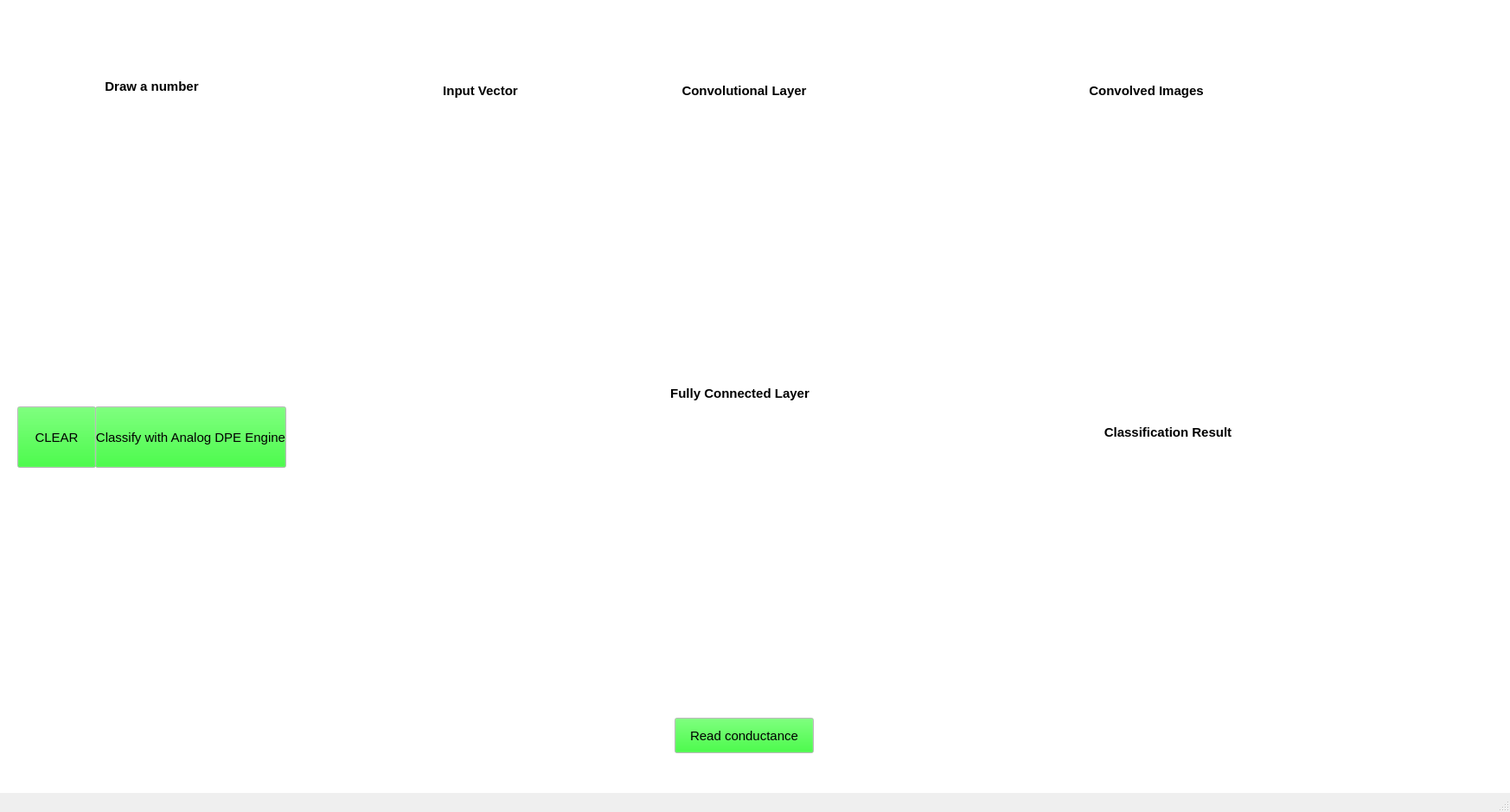
<?xml version="1.0" encoding="UTF-8"?>
<ui version="4.0">
 <class>MainWindow</class>
 <widget class="QMainWindow" name="MainWindow">
  <property name="geometry">
   <rect>
    <x>0</x>
    <y>0</y>
    <width>1746</width>
    <height>939</height>
   </rect>
  </property>
  <property name="windowTitle">
   <string>DPE Demo for Handwritting Digits Recognition</string>
  </property>
  <property name="documentMode">
   <bool>false</bool>
  </property>
  <widget class="QWidget" name="centralwidget">
   <property name="palette">
    <palette>
     <active>
      <colorrole role="Button">
       <brush brushstyle="SolidPattern">
        <color alpha="255">
         <red>0</red>
         <green>255</green>
         <blue>0</blue>
        </color>
       </brush>
      </colorrole>
      <colorrole role="Base">
       <brush brushstyle="SolidPattern">
        <color alpha="255">
         <red>255</red>
         <green>255</green>
         <blue>255</blue>
        </color>
       </brush>
      </colorrole>
      <colorrole role="Window">
       <brush brushstyle="SolidPattern">
        <color alpha="255">
         <red>255</red>
         <green>255</green>
         <blue>255</blue>
        </color>
       </brush>
      </colorrole>
     </active>
     <inactive>
      <colorrole role="Button">
       <brush brushstyle="SolidPattern">
        <color alpha="255">
         <red>0</red>
         <green>255</green>
         <blue>0</blue>
        </color>
       </brush>
      </colorrole>
      <colorrole role="Base">
       <brush brushstyle="SolidPattern">
        <color alpha="255">
         <red>255</red>
         <green>255</green>
         <blue>255</blue>
        </color>
       </brush>
      </colorrole>
      <colorrole role="Window">
       <brush brushstyle="SolidPattern">
        <color alpha="255">
         <red>255</red>
         <green>255</green>
         <blue>255</blue>
        </color>
       </brush>
      </colorrole>
     </inactive>
     <disabled>
      <colorrole role="Button">
       <brush brushstyle="SolidPattern">
        <color alpha="255">
         <red>0</red>
         <green>255</green>
         <blue>0</blue>
        </color>
       </brush>
      </colorrole>
      <colorrole role="Base">
       <brush brushstyle="SolidPattern">
        <color alpha="255">
         <red>255</red>
         <green>255</green>
         <blue>255</blue>
        </color>
       </brush>
      </colorrole>
      <colorrole role="Window">
       <brush brushstyle="SolidPattern">
        <color alpha="255">
         <red>255</red>
         <green>255</green>
         <blue>255</blue>
        </color>
       </brush>
      </colorrole>
     </disabled>
    </palette>
   </property>
   <property name="autoFillBackground">
    <bool>true</bool>
   </property>
   <widget class="QWidget" name="drawing_digit" native="true">
    <property name="geometry">
     <rect>
      <x>30</x>
      <y>130</y>
      <width>291</width>
      <height>291</height>
     </rect>
    </property>
   </widget>
   <widget class="QWidget" name="mpl_fc_in" native="true">
    <property name="geometry">
     <rect>
      <x>400</x>
      <y>530</y>
      <width>91</width>
      <height>271</height>
     </rect>
    </property>
   </widget>
   <widget class="QWidget" name="mpl_conv_in" native="true">
    <property name="geometry">
     <rect>
      <x>410</x>
      <y>120</y>
      <width>271</width>
      <height>361</height>
     </rect>
    </property>
   </widget>
   <widget class="QWidget" name="mpl_conv_weight" native="true">
    <property name="geometry">
     <rect>
      <x>750</x>
      <y>120</y>
      <width>201</width>
      <height>261</height>
     </rect>
    </property>
   </widget>
   <widget class="QWidget" name="mpl_conv_out" native="true">
    <property name="geometry">
     <rect>
      <x>1010</x>
      <y>120</y>
      <width>611</width>
      <height>301</height>
     </rect>
    </property>
   </widget>
   <widget class="QWidget" name="mpl_fc_weight" native="true">
    <property name="geometry">
     <rect>
      <x>760</x>
      <y>470</y>
      <width>191</width>
      <height>341</height>
     </rect>
    </property>
   </widget>
   <widget class="QWidget" name="mpl_fc_out" native="true">
    <property name="geometry">
     <rect>
      <x>1000</x>
      <y>520</y>
      <width>671</width>
      <height>311</height>
     </rect>
    </property>
   </widget>
   <widget class="QLabel" name="label">
    <property name="geometry">
     <rect>
      <x>110</x>
      <y>90</y>
      <width>131</width>
      <height>21</height>
     </rect>
    </property>
    <property name="text">
     <string>&lt;html&gt;&lt;head/&gt;&lt;body&gt;&lt;p align=&quot;center&quot;&gt;&lt;span style=&quot; font-size:11pt; font-weight:600;&quot;&gt;Draw a number&lt;/span&gt;&lt;/p&gt;&lt;/body&gt;&lt;/html&gt;</string>
    </property>
   </widget>
   <widget class="QLabel" name="label_2">
    <property name="geometry">
     <rect>
      <x>500</x>
      <y>90</y>
      <width>111</width>
      <height>31</height>
     </rect>
    </property>
    <property name="text">
     <string>&lt;html&gt;&lt;head/&gt;&lt;body&gt;&lt;p align=&quot;center&quot;&gt;&lt;span style=&quot; font-size:11pt; font-weight:600;&quot;&gt;Input Vector&lt;/span&gt;&lt;/p&gt;&lt;/body&gt;&lt;/html&gt;</string>
    </property>
   </widget>
   <widget class="QLabel" name="label_4">
    <property name="geometry">
     <rect>
      <x>1200</x>
      <y>90</y>
      <width>251</width>
      <height>31</height>
     </rect>
    </property>
    <property name="text">
     <string>&lt;html&gt;&lt;head/&gt;&lt;body&gt;&lt;p align=&quot;center&quot;&gt;&lt;span style=&quot; font-size:11pt; font-weight:600;&quot;&gt;Convolved Images&lt;/span&gt;&lt;/p&gt;&lt;/body&gt;&lt;/html&gt;</string>
    </property>
   </widget>
   <widget class="QLabel" name="label_5">
    <property name="geometry">
     <rect>
      <x>770</x>
      <y>440</y>
      <width>171</width>
      <height>31</height>
     </rect>
    </property>
    <property name="text">
     <string>&lt;html&gt;&lt;head/&gt;&lt;body&gt;&lt;p align=&quot;center&quot;&gt;&lt;span style=&quot; font-size:11pt; font-weight:600;&quot;&gt;Fully Connected Layer&lt;/span&gt;&lt;/p&gt;&lt;/body&gt;&lt;/html&gt;</string>
    </property>
   </widget>
   <widget class="QLabel" name="label_6">
    <property name="geometry">
     <rect>
      <x>1250</x>
      <y>490</y>
      <width>201</width>
      <height>21</height>
     </rect>
    </property>
    <property name="text">
     <string>&lt;html&gt;&lt;head/&gt;&lt;body&gt;&lt;p align=&quot;center&quot;&gt;&lt;span style=&quot; font-size:11pt; font-weight:600;&quot;&gt;Classification Result&lt;/span&gt;&lt;/p&gt;&lt;/body&gt;&lt;/html&gt;</string>
    </property>
   </widget>
   <widget class="QLabel" name="label_3">
    <property name="geometry">
     <rect>
      <x>770</x>
      <y>90</y>
      <width>181</width>
      <height>31</height>
     </rect>
    </property>
    <property name="text">
     <string>&lt;html&gt;&lt;head/&gt;&lt;body&gt;&lt;p align=&quot;center&quot;&gt;&lt;span style=&quot; font-size:11pt; font-weight:600;&quot;&gt;Convolutional Layer&lt;/span&gt;&lt;/p&gt;&lt;/body&gt;&lt;/html&gt;</string>
    </property>
   </widget>
   <widget class="QPushButton" name="btn_read">
    <property name="geometry">
     <rect>
      <x>780</x>
      <y>830</y>
      <width>161</width>
      <height>41</height>
     </rect>
    </property>
    <property name="font">
     <font>
      <pointsize>11</pointsize>
     </font>
    </property>
    <property name="text">
     <string>Read conductance</string>
    </property>
   </widget>
   <widget class="QPushButton" name="btn_clear">
    <property name="geometry">
     <rect>
      <x>20</x>
      <y>470</y>
      <width>91</width>
      <height>71</height>
     </rect>
    </property>
    <property name="font">
     <font>
      <pointsize>11</pointsize>
     </font>
    </property>
    <property name="text">
     <string>CLEAR</string>
    </property>
   </widget>
   <widget class="QPushButton" name="btn_classify">
    <property name="geometry">
     <rect>
      <x>110</x>
      <y>470</y>
      <width>221</width>
      <height>71</height>
     </rect>
    </property>
    <property name="font">
     <font>
      <pointsize>11</pointsize>
     </font>
    </property>
    <property name="autoFillBackground">
     <bool>false</bool>
    </property>
    <property name="text">
     <string>Classify with Analog DPE Engine</string>
    </property>
    <property name="checkable">
     <bool>false</bool>
    </property>
   </widget>
   <widget class="QWidget" name="mpl_digit" native="true">
    <property name="geometry">
     <rect>
      <x>30</x>
      <y>570</y>
      <width>291</width>
      <height>291</height>
     </rect>
    </property>
   </widget>
   <widget class="QLabel" name="label_7">
    <property name="geometry">
     <rect>
      <x>340</x>
      <y>260</y>
      <width>61</width>
      <height>41</height>
     </rect>
    </property>
    <property name="minimumSize">
     <size>
      <width>59</width>
      <height>37</height>
     </size>
    </property>
    <property name="text">
     <string>&lt;html&gt;&lt;head/&gt;&lt;body&gt;&lt;p&gt;&lt;img src=&quot;:/Arrow/Arrow.jpg&quot;/&gt;&lt;/p&gt;&lt;/body&gt;&lt;/html&gt;</string>
    </property>
   </widget>
  </widget>
  <widget class="QStatusBar" name="statusbar"/>
 </widget>
 <resources>
  <include location="Arrow.qrc"/>
 </resources>
 <connections/>
</ui>
